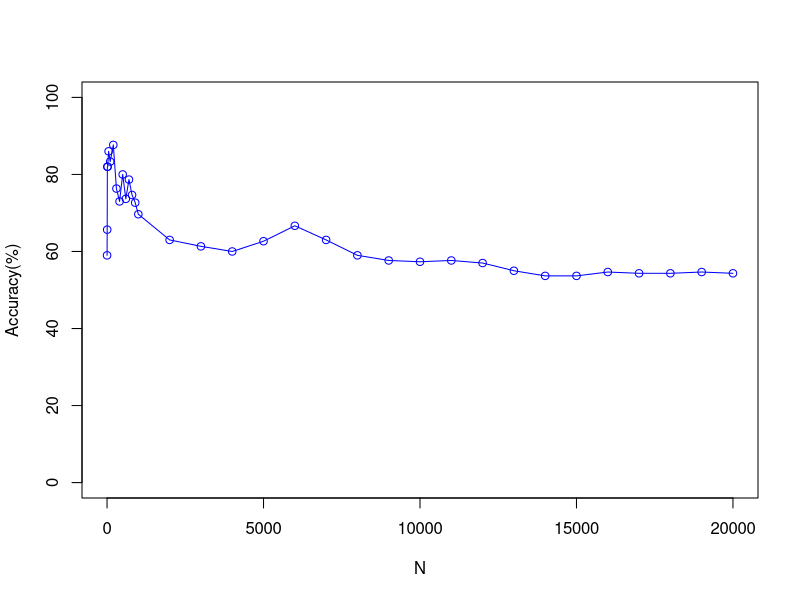

Reproduce this figure in R.
# Author : G Asish Kumar*/
# Description: Plot that shows the comparison of Accuracy vs No of Top features Selected for 
# 			   T Test having K=2 and With Normalisation of the features 

 x <- c(1, 5, 10, 20, 50, 100, 200, 300, 400, 500, 600, 700, 800, 900, 1000, 2000, 3000, 4000, 5000, 6000, 7000, 8000, 9000, 10000, 11000, 12000, 13000, 14000, 15000, 16000, 17000, 18000, 19000, 20000)
 y <- c(59,
65.66666667,
82,
82,
86,
83.33333333,
87.66666667,
76.33333333,
73,
80,
73.66666667,
78.66666667,
74.66666667,
72.66666667,
69.66666667,
63,
61.33333333,
60,
62.66666667,
66.66666667,
63,
59,
57.66666667,
57.33333333,
57.66666667,
57,
55,
53.66666667,
53.66666667,
54.66666667,
54.33333333,
54.33333333,
54.66666667,
54.33333333)
 plot(x, y, type='o', pch=1, col="blue", xlab="N", ylab="Accuracy(%)", ylim=c(0, 100), xlim=c(0,20000))
